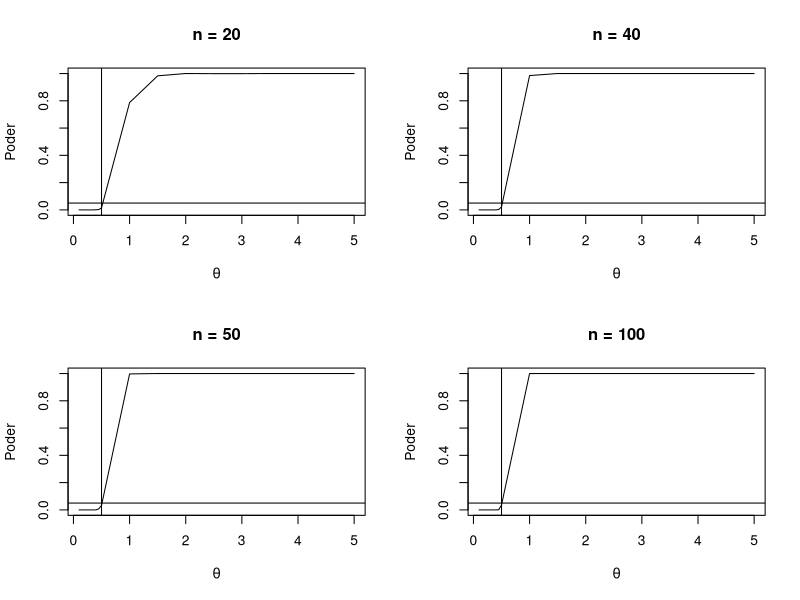

Recreate this plot in R.
#--------------Exponential-------------------#

r <- 1000          
mu0 <- 1/2       
mu.test1 <- c(seq(0.1, 0.5, .05))
mu.test2 <- c(seq(1, 5, .5))
mu.test<-c(mu.test1,mu.test2)     
M <- length(mu.test)              
poder <- numeric(M)               
nobs <- c(20, 40, 50, 100)        
poder_nobs <- matrix(0,length(nobs),M) 
c <- 1
for(j in nobs) {
  for (i in 1:M) {
    mu <- mu.test[i]
    p_value <- replicate(r, expr = {
      x <- rexp(j, 1/mu)
      test_t <- t.test(x, alternative = "greater", mu = mu0)
      test_t$p.value})
    poder[i] <- mean(p_value <= 0.05)
  }
  poder_nobs[c,] <- poder
  c = c+1
}

#Gráficos com n diferentes
x11()
par(mfrow=c(2,2))
plot(mu.test, poder_nobs[1,], type = "l", xlab = bquote(theta), ylab = "Poder", main = "n = 20")
abline(v = mu0, lty = 1)
abline(h = .05, lty = 1)
plot(mu.test, poder_nobs[2,], type = "l", xlab = bquote(theta), ylab = "Poder", main = "n = 40")
abline(v = mu0, lty = 1)
abline(h = .05, lty = 1)
plot(mu.test, poder_nobs[3,], type = "l", xlab = bquote(theta), ylab = "Poder", main = "n = 50")
abline(v = mu0, lty = 1)
abline(h = .05, lty = 1)
plot(mu.test, poder_nobs[4,], type = "l", xlab = bquote(theta), ylab = "Poder", main = "n = 100")
abline(v = mu0, lty = 1)
abline(h = .05, lty = 1)
